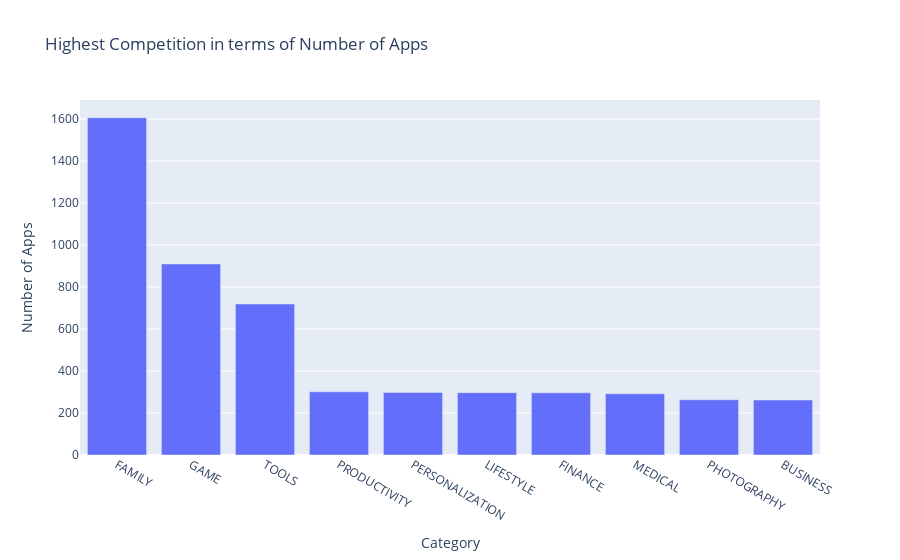

Notebook cell for this chart:
### Code cell
top10_category = df_apps_clean.Category.value_counts().head(10)
bar = px.bar(x = top10_category.index, 
             y = top10_category.values,
             labels={'x':'Category', 'y':'Number of Apps'},
             title = "Highest Competition in terms of Number of Apps")
bar.show()

### Figure 1 — Plotly figure (JSON) as saved in the notebook; plotly's stock layout.template omitted (floating-point values rounded to 4 significant figures)
{"data": [{"alignmentgroup": "True", "hovertemplate": "Category=%{x}<br>Number of Apps=%{y}<extra></extra>", "legendgroup": "", "marker": {"color": "#636efa", "pattern": {"shape": ""}}, "name": "", "offsetgroup": "", "orientation": "v", "showlegend": false, "textposition": "auto", "type": "bar", "x": ["FAMILY", "GAME", "TOOLS", "PRODUCTIVITY", "PERSONALIZATION", "LIFESTYLE", "FINANCE", "MEDICAL", "PHOTOGRAPHY", "BUSINESS"], "xaxis": "x", "y": [1606, 910, 719, 301, 298, 297, 296, 292, 263, 262], "yaxis": "y"}], "layout": {"barmode": "relative", "legend": {"tracegroupgap": 0}, "title": {"text": "Highest Competition in terms of Number of Apps"}, "xaxis": {"anchor": "y", "domain": [0, 1], "title": {"text": "Category"}}, "yaxis": {"anchor": "x", "domain": [0, 1], "title": {"text": "Number of Apps"}}}}
